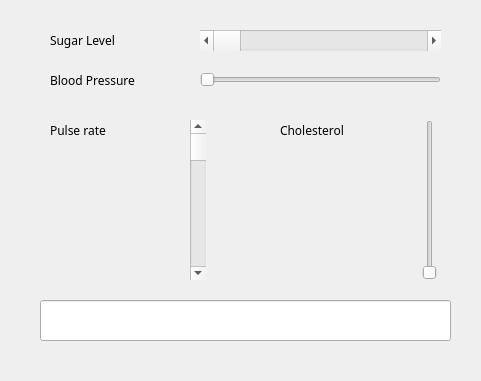
<?xml version="1.0" encoding="UTF-8"?>
<ui version="4.0">
 <class>Dialog</class>
 <widget class="QDialog" name="Dialog">
  <property name="geometry">
   <rect>
    <x>0</x>
    <y>0</y>
    <width>481</width>
    <height>381</height>
   </rect>
  </property>
  <property name="font">
   <font>
    <family>Monaco</family>
    <pointsize>9</pointsize>
   </font>
  </property>
  <property name="windowTitle">
   <string>Dialog</string>
  </property>
  <widget class="QLabel" name="label">
   <property name="geometry">
    <rect>
     <x>50</x>
     <y>30</y>
     <width>111</width>
     <height>21</height>
    </rect>
   </property>
   <property name="text">
    <string>Sugar Level</string>
   </property>
  </widget>
  <widget class="QLabel" name="label_2">
   <property name="geometry">
    <rect>
     <x>50</x>
     <y>70</y>
     <width>91</width>
     <height>20</height>
    </rect>
   </property>
   <property name="text">
    <string>Blood Pressure</string>
   </property>
  </widget>
  <widget class="QLabel" name="label_3">
   <property name="geometry">
    <rect>
     <x>50</x>
     <y>120</y>
     <width>91</width>
     <height>21</height>
    </rect>
   </property>
   <property name="text">
    <string>Pulse rate</string>
   </property>
  </widget>
  <widget class="QLabel" name="label_4">
   <property name="geometry">
    <rect>
     <x>280</x>
     <y>120</y>
     <width>91</width>
     <height>21</height>
    </rect>
   </property>
   <property name="text">
    <string>Cholesterol</string>
   </property>
  </widget>
  <widget class="QLineEdit" name="lineEditResult">
   <property name="geometry">
    <rect>
     <x>40</x>
     <y>300</y>
     <width>411</width>
     <height>41</height>
    </rect>
   </property>
  </widget>
  <widget class="QScrollBar" name="horizontalScrollBarSugarLevel">
   <property name="geometry">
    <rect>
     <x>200</x>
     <y>30</y>
     <width>241</width>
     <height>21</height>
    </rect>
   </property>
   <property name="orientation">
    <enum>Qt::Horizontal</enum>
   </property>
  </widget>
  <widget class="QScrollBar" name="verticalScrollBarPulseRate">
   <property name="geometry">
    <rect>
     <x>190</x>
     <y>120</y>
     <width>16</width>
     <height>160</height>
    </rect>
   </property>
   <property name="orientation">
    <enum>Qt::Vertical</enum>
   </property>
  </widget>
  <widget class="QSlider" name="horizontalSliderBloodPressure">
   <property name="geometry">
    <rect>
     <x>200</x>
     <y>70</y>
     <width>241</width>
     <height>19</height>
    </rect>
   </property>
   <property name="orientation">
    <enum>Qt::Horizontal</enum>
   </property>
  </widget>
  <widget class="QSlider" name="verticalSliderCholestrolLevel">
   <property name="geometry">
    <rect>
     <x>420</x>
     <y>120</y>
     <width>19</width>
     <height>160</height>
    </rect>
   </property>
   <property name="orientation">
    <enum>Qt::Vertical</enum>
   </property>
  </widget>
 </widget>
 <resources/>
 <connections/>
</ui>
